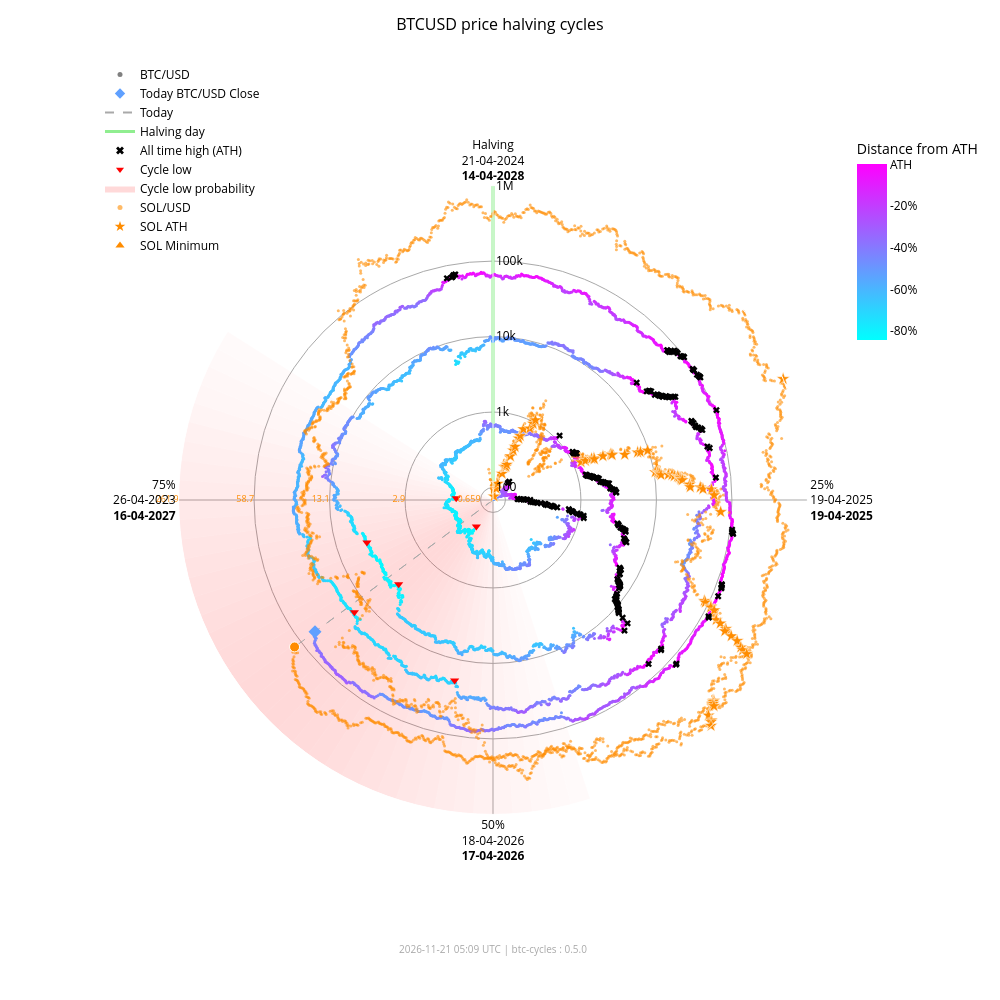

This figure's notebook cell:
### Markdown cell above
### Interactive chart with overlay

### Code cell
fig_overlay_interactive = btc.plot(
    kind="interactive",
    from_date="2012-11-28",
    overlay=sol,
)
fig_overlay_interactive.show(config={"scrollZoom": True, "displayModeBar": True})

### Figure 1 — Plotly figure (JSON) as saved in the notebook; plotly's stock layout.template omitted (floating-point values rounded to 4 significant figures; data arrays with more than 128 entries replaced by an {"elided": "..."} marker saying what was removed)
{"data": [{"fill": "toself", "fillcolor": "rgba(255,0,0,0.018306980149439524)", "hoverinfo": "skip", "line": {"width": 0}, "mode": "lines", "r": [68.43, 1000000, 1000000, 68.43, 68.43], "showlegend": false, "theta": [162.0, 162.0, 165.6, 165.6, 162.0], "type": "scatterpolar"}, {"fill": "toself", "fillcolor": "rgba(255,0,0,0.02405911634527998)", "hoverinfo": "skip", "line": {"width": 0}, "mode": "lines", "r": [68.43, 1000000, 1000000, 68.43, 68.43], "showlegend": false, "theta": [165.6, 165.6, 169.2, 169.2, 165.6], "type": "scatterpolar"}, {"fill": "toself", "fillcolor": "rgba(255,0,0,0.030803449372254352)", "hoverinfo": "skip", "line": {"width": 0}, "mode": "lines", "r": [68.43, 1000000, 1000000, 68.43, 68.43], "showlegend": false, "theta": [169.2, 169.2, 172.8, 172.8, 169.2], "type": "scatterpolar"}, {"fill": "toself", "fillcolor": "rgba(255,0,0,0.03847233586005252)", "hoverinfo": "skip", "line": {"width": 0}, "mode": "lines", "r": [68.43, 1000000, 1000000, 68.43, 68.43], "showlegend": false, "theta": [172.8, 172.8, 176.4, 176.4, 172.8], "type": "scatterpolar"}, {"fill": "toself", "fillcolor": "rgba(255,0,0,0.04694405159551339)", "hoverinfo": "skip", "line": {"width": 0}, "mode": "lines", "r": [68.43, 1000000, 1000000, 68.43, 68.43], "showlegend": false, "theta": [176.4, 176.4, 180.0, 180.0, 176.4], "type": "scatterpolar"}, {"fill": "toself", "fillcolor": "rgba(255,0,0,0.05605603979818329)", "hoverinfo": "skip", "line": {"width": 0}, "mode": "lines", "r": [68.43, 1000000, 1000000, 68.43, 68.43], "showlegend": false, "theta": [180.0, 180.0, 183.6, 183.6, 180.0], "type": "scatterpolar"}, {"fill": "toself", "fillcolor": "rgba(255,0,0,0.06562330627802694)", "hoverinfo": "skip", "line": {"width": 0}, "mode": "lines", "r": [68.43, 1000000, 1000000, 68.43, 68.43], "showlegend": false, "theta": [183.6, 183.6, 187.2, 187.2, 183.6], "type": "scatterpolar"}, {"fill": "toself", "fillcolor": "rgba(255,0,0,0.07545707932574237)", "hoverinfo": "skip", "line": {"width": 0}, "mode": "lines", "r": [68.43, 1000000, 1000000, 68.43, 68.43], "showlegend": false, "theta": [187.2, 187.2, 190.8, 190.8, 187.2], "type": "scatterpolar"}, {"fill": "toself", "fillcolor": "rgba(255,0,0,0.08537841060169407)", "hoverinfo": "skip", "line": {"width": 0}, "mode": "lines", "r": [68.43, 1000000, 1000000, 68.43, 68.43], "showlegend": false, "theta": [190.8, 190.8, 194.4, 194.4, 190.8], "type": "scatterpolar"}, {"fill": "toself", "fillcolor": "rgba(255,0,0,0.09522272137134848)", "hoverinfo": "skip", "line": {"width": 0}, "mode": "lines", "r": [68.43, 1000000, 1000000, 68.43, 68.43], "showlegend": false, "theta": [194.4, 194.4, 198.0, 198.0, 194.4], "type": "scatterpolar"}, {"fill": "toself", "fillcolor": "rgba(255,0,0,0.10483418800389058)", "hoverinfo": "skip", "line": {"width": 0}, "mode": "lines", "r": [68.43, 1000000, 1000000, 68.43, 68.43], "showlegend": false, "theta": [198.0, 198.0, 201.6, 201.6, 198.0], "type": "scatterpolar"}, {"fill": "toself", "fillcolor": "rgba(255,0,0,0.11405248627197925)", "hoverinfo": "skip", "line": {"width": 0}, "mode": "lines", "r": [68.43, 1000000, 1000000, 68.43, 68.43], "showlegend": false, "theta": [201.6, 201.6, 205.2, 205.2, 201.6], "type": "scatterpolar"}, {"fill": "toself", "fillcolor": "rgba(255,0,0,0.12269756305009562)", "hoverinfo": "skip", "line": {"width": 0}, "mode": "lines", "r": [68.43, 1000000, 1000000, 68.43, 68.43], "showlegend": false, "theta": [205.2, 205.2, 208.8, 208.8, 205.2], "type": "scatterpolar"}, {"fill": "toself", "fillcolor": "rgba(255,0,0,0.13055959037792858)", "hoverinfo": "skip", "line": {"width": 0}, "mode": "lines", "r": [68.43, 1000000, 1000000, 68.43, 68.43], "showlegend": false, "theta": [208.8, 208.8, 212.4, 212.4, 208.8], "type": "scatterpolar"}, {"fill": "toself", "fillcolor": "rgba(255,0,0,0.13740037014073872)", "hoverinfo": "skip", "line": {"width": 0}, "mode": "lines", "r": [68.43, 1000000, 1000000, 68.43, 68.43], "showlegend": false, "theta": [212.4, 212.4, 216.0, 216.0, 212.4], "type": "scatterpolar"}, {"fill": "toself", "fillcolor": "rgba(255,0,0,0.14296927208088228)", "hoverinfo": "skip", "line": {"width": 0}, "mode": "lines", "r": [68.43, 1000000, 1000000, 68.43, 68.43], "showlegend": false, "theta": [216.0, 216.0, 219.6, 219.6, 216.0], "type": "scatterpolar"}, {"fill": "toself", "fillcolor": "rgba(255,0,0,0.14703219887325494)", "hoverinfo": "skip", "line": {"width": 0}, "mode": "lines", "r": [68.43, 1000000, 1000000, 68.43, 68.43], "showlegend": false, "theta": [219.6, 219.6, 223.2, 223.2, 219.6], "type": "scatterpolar"}, {"fill": "toself", "fillcolor": "rgba(255,0,0,0.14940752827264187)", "hoverinfo": "skip", "line": {"width": 0}, "mode": "lines", "r": [68.43, 1000000, 1000000, 68.43, 68.43], "showlegend": false, "theta": [223.2, 223.2, 226.8, 226.8, 223.2], "type": "scatterpolar"}, {"fill": "toself", "fillcolor": "rgba(255,0,0,0.15)", "hoverinfo": "skip", "line": {"width": 0}, "mode": "lines", "r": [68.43, 1000000, 1000000, 68.43, 68.43], "showlegend": false, "theta": [226.8, 226.8, 230.4, 230.4, 226.8], "type": "scatterpolar"}, {"fill": "toself", "fillcolor": "rgba(255,0,0,0.14882314851976614)", "hoverinfo": "skip", "line": {"width": 0}, "mode": "lines", "r": [68.43, 1000000, 1000000, 68.43, 68.43], "showlegend": false, "theta": [230.4, 230.4, 234.0, 234.0, 230.4], "type": "scatterpolar"}, {"fill": "toself", "fillcolor": "rgba(255,0,0,0.14600334989350275)", "hoverinfo": "skip", "line": {"width": 0}, "mode": "lines", "r": [68.43, 1000000, 1000000, 68.43, 68.43], "showlegend": false, "theta": [234.0, 234.0, 237.6, 237.6, 234.0], "type": "scatterpolar"}, {"fill": "toself", "fillcolor": "rgba(255,0,0,0.14176315293000513)", "hoverinfo": "skip", "line": {"width": 0}, "mode": "lines", "r": [68.43, 1000000, 1000000, 68.43, 68.43], "showlegend": false, "theta": [237.6, 237.6, 241.2, 241.2, 237.6], "type": "scatterpolar"}, {"fill": "toself", "fillcolor": "rgba(255,0,0,0.1363869302869166)", "hoverinfo": "skip", "line": {"width": 0}, "mode": "lines", "r": [68.43, 1000000, 1000000, 68.43, 68.43], "showlegend": false, "theta": [241.2, 241.2, 244.8, 244.8, 241.2], "type": "scatterpolar"}, {"fill": "toself", "fillcolor": "rgba(255,0,0,0.13017643696734477)", "hoverinfo": "skip", "line": {"width": 0}, "mode": "lines", "r": [68.43, 1000000, 1000000, 68.43, 68.43], "showlegend": false, "theta": [244.8, 244.8, 248.4, 248.4, 244.8], "type": "scatterpolar"}, {"fill": "toself", "fillcolor": "rgba(255,0,0,0.1234063302665758)", "hoverinfo": "skip", "line": {"width": 0}, "mode": "lines", "r": [68.43, 1000000, 1000000, 68.43, 68.43], "showlegend": false, "theta": [248.4, 248.4, 252.0, 252.0, 248.4], "type": "scatterpolar"}, {"fill": "toself", "fillcolor": "rgba(255,0,0,0.11628949020714345)", "hoverinfo": "skip", "line": {"width": 0}, "mode": "lines", "r": [68.43, 1000000, 1000000, 68.43, 68.43], "showlegend": false, "theta": [252.0, 252.0, 255.6, 255.6, 252.0], "type": "scatterpolar"}, {"fill": "toself", "fillcolor": "rgba(255,0,0,0.108959277972535)", "hoverinfo": "skip", "line": {"width": 0}, "mode": "lines", "r": [68.43, 1000000, 1000000, 68.43, 68.43], "showlegend": false, "theta": [255.6, 255.6, 259.2, 259.2, 255.6], "type": "scatterpolar"}, {"fill": "toself", "fillcolor": "rgba(255,0,0,0.1014715299920515)", "hoverinfo": "skip", "line": {"width": 0}, "mode": "lines", "r": [68.43, 1000000, 1000000, 68.43, 68.43], "showlegend": false, "theta": [259.2, 259.2, 262.8, 262.8, 259.2], "type": "scatterpolar"}, {"fill": "toself", "fillcolor": "rgba(255,0,0,0.09382430417652897)", "hoverinfo": "skip", "line": {"width": 0}, "mode": "lines", "r": [68.43, 1000000, 1000000, 68.43, 68.43], "showlegend": false, "theta": [262.8, 262.8, 266.4, 266.4, 262.8], "type": "scatterpolar"}, {"fill": "toself", "fillcolor": "rgba(255,0,0,0.08598937207621672)", "hoverinfo": "skip", "line": {"width": 0}, "mode": "lines", "r": [68.43, 1000000, 1000000, 68.43, 68.43], "showlegend": false, "theta": [266.4, 266.4, 270.0, 270.0, 266.4], "type": "scatterpolar"}, {"fill": "toself", "fillcolor": "rgba(255,0,0,0.07794710108398434)", "hoverinfo": "skip", "line": {"width": 0}, "mode": "lines", "r": [68.43, 1000000, 1000000, 68.43, 68.43], "showlegend": false, "theta": [270.0, 270.0, 273.6, 273.6, 270.0], "type": "scatterpolar"}, {"fill": "toself", "fillcolor": "rgba(255,0,0,0.06971614429145927)", "hoverinfo": "skip", "line": {"width": 0}, "mode": "lines", "r": [68.43, 1000000, 1000000, 68.43, 68.43], "showlegend": false, "theta": [273.6, 273.6, 277.2, 277.2, 273.6], "type": "scatterpolar"}, {"fill": "toself", "fillcolor": "rgba(255,0,0,0.061371174705723626)", "hoverinfo": "skip", "line": {"width": 0}, "mode": "lines", "r": [68.43, 1000000, 1000000, 68.43, 68.43], "showlegend": false, "theta": [277.2, 277.2, 280.8, 280.8, 277.2], "type": "scatterpolar"}, {"fill": "toself", "fillcolor": "rgba(255,0,0,0.05304520605236535)", "hoverinfo": "skip", "line": {"width": 0}, "mode": "lines", "r": [68.43, 1000000, 1000000, 68.43, 68.43], "showlegend": false, "theta": [280.8, 280.8, 284.4, 284.4, 280.8], "type": "scatterpolar"}, {"fill": "toself", "fillcolor": "rgba(255,0,0,0.044916938988340704)", "hoverinfo": "skip", "line": {"width": 0}, "mode": "lines", "r": [68.43, 1000000, 1000000, 68.43, 68.43], "showlegend": false, "theta": [284.4, 284.4, 288.0, 288.0, 284.4], "type": "scatterpolar"}, {"fill": "toself", "fillcolor": "rgba(255,0,0,0.0371870550186571)", "hoverinfo": "skip", "line": {"width": 0}, "mode": "lines", "r": [68.43, 1000000, 1000000, 68.43, 68.43], "showlegend": false, "theta": [288.0, 288.0, 291.6, 291.6, 288.0], "type": "scatterpolar"}, {"fill": "toself", "fillcolor": "rgba(255,0,0,0.030049603184432498)", "hoverinfo": "skip", "line": {"width": 0}, "mode": "lines", "r": [68.43, 1000000, 1000000, 68.43, 68.43], "showlegend": false, "theta": [291.6, 291.6, 295.2, 295.2, 291.6], "type": "scatterpolar"}, {"fill": "toself", "fillcolor": "rgba(255,0,0,0.023665126797805223)", "hoverinfo": "skip", "line": {"width": 0}, "mode": "lines", "r": [68.43, 1000000, 1000000, 68.43, 68.43], "showlegend": false, "theta": [295.2, 295.2, 298.8, 298.8, 295.2], "type": "scatterpolar"}, {"fill": "toself", "fillcolor": "rgba(255,0,0,0.018141004067302662)", "hoverinfo": "skip", "line": {"width": 0}, "mode": "lines", "r": [68.43, 1000000, 1000000, 68.43, 68.43], "showlegend": false, "theta": [298.8, 298.8, 302.4, 302.4, 298.8], "type": "scatterpolar"}, {"hoverinfo": "skip", "line": {"color": "darkgrey", "dash": "dash", "width": 1}, "mode": "lines", "r": [68.43, 58800.0], "showlegend": false, "theta": [233.5, 233.5], "type": "scatterpolar"}, {"hoverinfo": "skip", "line": {"color": "darkgrey", "dash": "dash", "width": 1}, "mode": "lines", "r": [68.43, 127700.0], "showlegend": false, "theta": [233.5, 233.5], "type": "scatterpolar"}, {"hoverinfo": "skip", "line": {"color": "lightgreen", "width": 3}, "mode": "lines", "r": [68.43, 1000000], "showlegend": false, "theta": [0, 0], "type": "scatterpolar"}, {"hoverinfo": "text", "marker": {"color": {"elided": "4956 str values"}, "size": 3}, "mode": "markers", "r": {"elided": "4956 float values"}, "showlegend": false, "text": {"elided": "4956 str values"}, "theta": {"elided": "4956 float values"}, "type": "scatterpolar"}, {"hoverinfo": "text", "marker": {"color": "#FF8C00", "opacity": 0.6, "size": 3}, "mode": "markers", "r": {"elided": "2416 float values"}, "showlegend": false, "text": {"elided": "2416 str values"}, "theta": {"elided": "2416 float values"}, "type": "scatterpolar"}, {"hoverinfo": "text", "marker": {"color": "#5fa0ff", "size": 10, "symbol": "diamond"}, "mode": "markers", "r": [58800.0], "showlegend": false, "text": ["Today<br>Date: 2026-11-20<br>Price: $58,798.98"], "theta": [233.5], "type": "scatterpolar"}, {"hoverinfo": "text", "marker": {"color": "#FF8C00", "line": {"color": "white", "width": 1}, "size": 10, "symbol": "circle"}, "mode": "markers", "r": [127700.0], "showlegend": false, "text": ["Today SOL<br>Date: 2026-11-20<br>Price: $68.75"], "theta": [233.5], "type": "scatterpolar"}, {"hoverinfo": "text", "marker": {"color": "#FF8C00", "line": {"color": "white", "width": 0.5}, "size": 10, "symbol": "star"}, "mode": "markers", "r": [68.43, 76.69, 98.28, 115.1, 160.2, 199.2, 200.3, 203.8, 217.3, 287.8, 349.8, 397.3, 523.3, 573.2, 718.1, 798.5, 948.0, 1078.0, 1271.0, 1461.0, 1785.0, 1908.0, 1917.0, 2530.0, 3215.0, 3302.0, 3322.0, 4795.0, 7121.0, 7760.0, 9679.0, 10370.0, 11210.0, 11600.0, 11830.0, 12190.0, 15220.0, 16990.0, 18090.0, 20010.0, 20730.0, 21720.0, 21920.0, 22700.0, 28100.0, 28410.0, 38550.0, 41750.0, 54000.0, 58230.0, 71670.0, 86520.0, 90770.0, 111800.0, 112400.0, 128500.0, 155700.0, 182600.0, 229400.0, 231200.0, 295100.0, 371400.0, 451600.0, 493500.0, 583700.0, 612100.0, 618900.0, 644000.0, 686600.0, 744100.0, 879500.0, 907500.0, 980900.0, 1000000.0], "showlegend": false, "text": ["SOL ATH<br>Date: 2020-04-10<br>Price: $0.95", "SOL ATH<br>Date: 2020-07-12<br>Price: $1.02", "SOL ATH<br>Date: 2020-07-13<br>Price: $1.18", "SOL ATH<br>Date: 2020-07-15<br>Price: $1.29", "SOL ATH<br>Date: 2020-07-26<br>Price: $1.57", "SOL ATH<br>Date: 2020-07-27<br>Price: $1.78", "SOL ATH<br>Date: 2020-07-28<br>Price: $1.78", "SOL ATH<br>Date: 2020-08-03<br>Price: $1.80", "SOL ATH<br>Date: 2020-08-04<br>Price: $1.87", "SOL ATH<br>Date: 2020-08-06<br>Price: $2.21", "SOL ATH<br>Date: 2020-08-08<br>Price: $2.47", "SOL ATH<br>Date: 2020-08-09<br>Price: $2.67", "SOL ATH<br>Date: 2020-08-10<br>Price: $3.13", "SOL ATH<br>Date: 2020-08-11<br>Price: $3.30", "SOL ATH<br>Date: 2020-08-12<br>Price: $3.77", "SOL ATH<br>Date: 2020-08-28<br>Price: $4.01", "SOL ATH<br>Date: 2020-08-30<br>Price: $4.44", "SOL ATH<br>Date: 2020-08-31<br>Price: $4.78", "SOL ATH<br>Date: 2021-02-02<br>Price: $5.27", "SOL ATH<br>Date: 2021-02-03<br>Price: $5.72", "SOL ATH<br>Date: 2021-02-04<br>Price: $6.43", "SOL ATH<br>Date: 2021-02-05<br>Price: $6.68", "SOL ATH<br>Date: 2021-02-07<br>Price: $6.70", "SOL ATH<br>Date: 2021-02-08<br>Price: $7.88", "SOL ATH<br>Date: 2021-02-10<br>Price: $9.07", "SOL ATH<br>Date: 2021-02-11<br>Price: $9.22", "SOL ATH<br>Date: 2021-02-12<br>Price: $9.25", "SOL ATH<br>Date: 2021-02-19<br>Price: $11.47", "SOL ATH<br>Date: 2021-02-22<br>Price: $14.45", "SOL ATH<br>Date: 2021-02-23<br>Price: $15.20", "SOL ATH<br>Date: 2021-02-24<br>Price: $17.30", "SOL ATH<br>Date: 2021-03-28<br>Price: $18.02", "SOL ATH<br>Date: 2021-03-29<br>Price: $18.85", "SOL ATH<br>Date: 2021-03-30<br>Price: $19.23", "SOL ATH<br>Date: 2021-03-31<br>Price: $19.47", "SOL ATH<br>Date: 2021-04-02<br>Price: $19.81", "SOL ATH<br>Date: 2021-04-03<br>Price: $22.55", "SOL ATH<br>Date: 2021-04-04<br>Price: $24.06", "SOL ATH<br>Date: 2021-04-06<br>Price: $24.96", "SOL ATH<br>Date: 2021-04-07<br>Price: $26.48", "SOL ATH<br>Date: 2021-04-08<br>Price: $27.03", "SOL ATH<br>Date: 2021-04-09<br>Price: $27.78", "SOL ATH<br>Date: 2021-04-11<br>Price: $27.93", "SOL ATH<br>Date: 2021-04-12<br>Price: $28.51", "SOL ATH<br>Date: 2021-04-18<br>Price: $32.30", "SOL ATH<br>Date: 2021-04-21<br>Price: $32.51", "SOL ATH<br>Date: 2021-04-22<br>Price: $38.88", "SOL ATH<br>Date: 2021-04-24<br>Price: $40.74", "SOL ATH<br>Date: 2021-04-25<br>Price: $47.37", "SOL ATH<br>Date: 2021-05-01<br>Price: $49.51", "SOL ATH<br>Date: 2021-05-18<br>Price: $55.91", "SOL ATH<br>Date: 2021-08-16<br>Price: $62.43", "SOL ATH<br>Date: 2021-08-17<br>Price: $64.21", "SOL ATH<br>Date: 2021-08-18<br>Price: $72.54", "SOL ATH<br>Date: 2021-08-19<br>Price: $72.76", "SOL ATH<br>Date: 2021-08-20<br>Price: $78.72", "SOL ATH<br>Date: 2021-08-27<br>Price: $88.09", "SOL ATH<br>Date: 2021-08-28<br>Price: $96.70", "SOL ATH<br>Date: 2021-08-30<br>Price: $110.54", "SOL ATH<br>Date: 2021-09-01<br>Price: $111.03", "SOL ATH<br>Date: 2021-09-02<br>Price: $128.10", "SOL ATH<br>Date: 2021-09-03<br>Price: $146.58", "SOL ATH<br>Date: 2021-09-06<br>Price: $164.38", "SOL ATH<br>Date: 2021-09-07<br>Price: $173.15", "SOL ATH<br>Date: 2021-09-08<br>Price: $191.04", "SOL ATH<br>Date: 2021-10-22<br>Price: $196.43", "SOL ATH<br>Date: 2021-10-23<br>Price: $197.70", "SOL ATH<br>Date: 2021-10-24<br>Price: $202.36", "SOL ATH<br>Date: 2021-10-25<br>Price: $210.10", "SOL ATH<br>Date: 2021-11-02<br>Price: $220.24", "SOL ATH<br>Date: 2021-11-03<br>Price: $242.90", "SOL ATH<br>Date: 2021-11-04<br>Price: $247.39", "SOL ATH<br>Date: 2021-11-06<br>Price: $258.93", "SOL ATH<br>Date: 2025-01-18<br>Price: $261.87"], "theta": [352.0, 15.5, 15.75, 16.25, 19.0, 19.25, 19.5, 21.0, 21.25, 21.75, 22.25, 22.5, 22.75, 23.0, 23.25, 27.25, 27.75, 28.0, 66.75, 67.0, 67.25, 67.5, 68.0, 68.25, 68.75, 69.0, 69.25, 71.0, 71.75, 72.0, 72.25, 80.25, 80.5, 80.75, 81.0, 81.5, 81.75, 82.0, 82.5, 82.75, 83.0, 83.25, 83.75, 84.0, 85.5, 86.25, 86.5, 87.0, 87.25, 88.75, 93.0, 115.5, 115.8, 116.0, 116.2, 116.5, 118.2, 118.5, 119.0, 119.5, 119.8, 120.0, 120.7, 121.0, 121.3, 132.2, 132.5, 132.8, 133.0, 135.0, 135.2, 135.5, 136.0, 67.35], "type": "scatterpolar"}, {"hoverinfo": "text", "marker": {"color": "#FF8C00", "line": {"color": "white", "width": 0.5}, "size": 10, "symbol": "triangle-up"}, "mode": "markers", "r": [68.43], "showlegend": false, "text": ["SOL Minimum<br>Date: 2020-05-11<br>Price: $0.52"], "theta": [0.0], "type": "scatterpolar"}, {"hoverinfo": "text", "marker": {"color": "black", "size": 6, "symbol": "x"}, "mode": "markers", "r": {"elided": "182 float values"}, "showlegend": false, "text": {"elided": "182 str values"}, "theta": {"elided": "182 float values"}, "type": "scatterpolar"}, {"hoverinfo": "text", "marker": {"color": "red", "size": 8, "symbol": "triangle-down"}, "mode": "markers", "r": [178.1, 210.5, 3237.0, 3961.0, 19020.0, 15790.0], "showlegend": false, "text": ["Cycle Low<br>Date: 2015-01-14<br>Price: $178.10<br>ATH distance: -84.5%", "Cycle Low<br>Date: 2015-08-24<br>Price: $210.49<br>ATH distance: -81.7%", "Cycle Low<br>Date: 2018-12-15<br>Price: $3,236.76<br>ATH distance: -83.4%", "Cycle Low<br>Date: 2019-03-15<br>Price: $3,960.91<br>ATH distance: -79.7%", "Cycle Low<br>Date: 2022-06-18<br>Price: $19,017.64<br>ATH distance: -71.9%", "Cycle Low<br>Date: 2022-11-21<br>Price: $15,787.28<br>ATH distance: -76.6%"], "theta": [212.1, 272.7, 228.3, 251.4, 192.0, 231.0], "type": "scatterpolar"}, {"marker": {"color": "grey", "size": 5}, "mode": "markers", "name": "BTC/USD", "r": [null], "theta": [null], "type": "scatterpolar"}, {"marker": {"color": "#5fa0ff", "size": 8, "symbol": "diamond"}, "mode": "markers", "name": "Today BTC/USD Close", "r": [null], "theta": [null], "type": "scatterpolar"}, {"line": {"color": "darkgrey", "dash": "dash"}, "mode": "lines", "name": "Today", "r": [null], "theta": [null], "type": "scatterpolar"}, {"line": {"color": "lightgreen", "width": 3}, "mode": "lines", "name": "Halving day", "r": [null], "theta": [null], "type": "scatterpolar"}, {"marker": {"color": "black", "size": 7, "symbol": "x"}, "mode": "markers", "name": "All time high (ATH)", "r": [null], "theta": [null], "type": "scatterpolar"}, {"marker": {"color": "red", "size": 7, "symbol": "triangle-down"}, "mode": "markers", "name": "Cycle low", "r": [null], "theta": [null], "type": "scatterpolar"}, {"fill": "toself", "fillcolor": "rgba(255,0,0,0.15)", "line": {"width": 0}, "mode": "lines", "name": "Cycle low probability", "r": [null], "theta": [null], "type": "scatterpolar"}, {"marker": {"color": "#FF8C00", "opacity": 0.6, "size": 5}, "mode": "markers", "name": "SOL/USD", "r": [null], "theta": [null], "type": "scatterpolar"}, {"marker": {"color": "#FF8C00", "size": 8, "symbol": "star"}, "mode": "markers", "name": "SOL ATH", "r": [null], "theta": [null], "type": "scatterpolar"}, {"marker": {"color": "#FF8C00", "size": 8, "symbol": "triangle-up"}, "mode": "markers", "name": "SOL Minimum", "r": [null], "theta": [null], "type": "scatterpolar"}, {"hoverinfo": "skip", "marker": {"cmax": 0, "cmin": -0.8453, "color": [0], "colorbar": {"len": 0.25, "ticktext": ["ATH", "-20%", "-40%", "-60%", "-80%", "-100%"], "tickvals": [0, -0.2, -0.4, -0.6, -0.8, -1.0], "title": {"text": "Distance from ATH"}, "x": 0.95, "y": 0.92, "yanchor": "top"}, "colorscale": {"elided": "256x2 mixed values"}, "showscale": true, "size": 0}, "mode": "markers", "r": [null], "showlegend": false, "theta": [null], "type": "scatterpolar"}, {"hoverinfo": "skip", "mode": "text", "r": [100, 1000, 10000, 100000, 1000000], "showlegend": false, "text": ["0.659", "2.9", "13.1", "58.7", "261.9"], "textfont": {"color": "#FF8C00", "size": 9}, "textposition": "middle left", "theta": [270, 270, 270, 270, 270], "type": "scatterpolar"}], "layout": {"annotations": [{"font": {"color": "darkgrey", "size": 10}, "showarrow": false, "text": "2026-11-21 05:09 UTC | btc-cycles : 0.5.0", "x": 0.5, "xref": "paper", "y": -0.02, "yref": "paper"}], "font": {"color": "black"}, "height": 1000, "legend": {"bgcolor": "rgba(0,0,0,0)", "font": {"color": "black"}, "x": 0.0, "y": 1.0}, "margin": {"b": 60, "l": 100, "r": 80, "t": 60}, "paper_bgcolor": "white", "plot_bgcolor": "white", "polar": {"angularaxis": {"color": "black", "direction": "clockwise", "gridcolor": "darkgrey", "rotation": 90, "ticktext": ["Halving<br>21-04-2024<br><b>14-04-2028</b>", "25%<br>19-04-2025<br><b>19-04-2025</b>", "50%<br>18-04-2026<br><b>17-04-2026</b>", "75%<br>26-04-2023<br><b>16-04-2027</b>"], "tickvals": [0, 90, 180, 270]}, "bgcolor": "white", "domain": {"x": [0.1, 0.9], "y": [0.05, 0.95]}, "radialaxis": {"angle": 90, "color": "black", "gridcolor": "darkgrey", "range": [1.835, 6.0], "tickangle": 90, "ticktext": ["100", "1k", "10k", "100k", "1M"], "tickvals": [100, 1000, 10000, 100000, 1000000], "type": "log"}}, "title": {"font": {"color": "black", "size": 16}, "text": "BTCUSD price halving cycles", "x": 0.5}, "width": 1000}}
